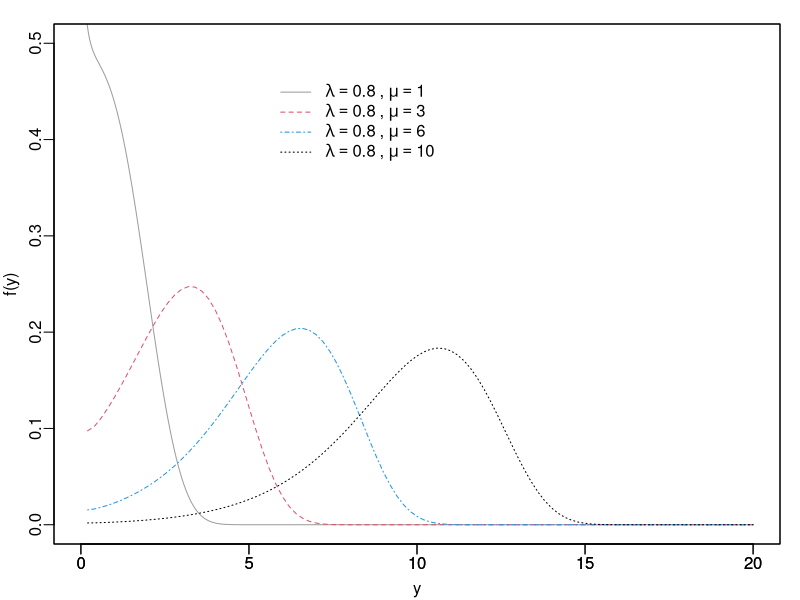
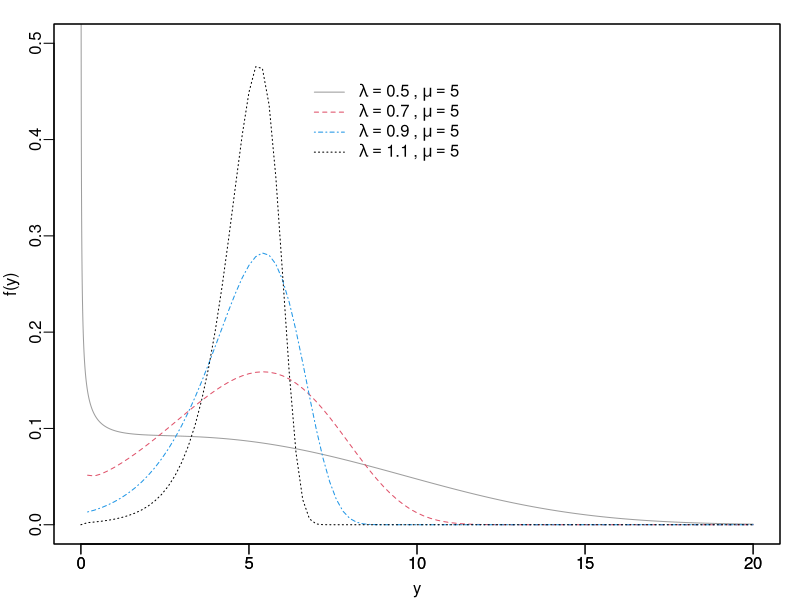

The R source for these figures, in order:

# density function
dchen=function(y, lambda, mu)
{
   log(0.5)/(1-exp(mu^lambda))*lambda*y^(lambda-1)*exp(log(0.5)/(1-exp(mu^lambda))*(1-exp(y^lambda))+y^lambda)
}
## ==============================================================

mar_b<-2.5
mar_e<-2.5
mar_c<-0.5
mar_d<-0.5
dist_text<-1.3
dist_tick<-0.5


x = seq(0,20, by = 0.001)
y = dchen(x, 0.8, 1)

name_lambda<-paste("lfixochen",".pdf",sep="")
pdf(file = nome2,width = 3.5, height = 3.8,family = "Times") 
par(mar=c(2.8, 2.7, 1.2, 1)) 
par(mgp=c(1.7, 0.45, 0))
plot(x, y, type="l", col=16, lty=1,lwd=1, xlab="y",
     ylab="f(y)", ylim = c(0,0.5))
curve(dchen(x, 0.8, 3),col=2,lty=2,lwd=1,add=T)
curve(dchen(x,0.8, 6),col=4,lty=4,lwd=1,add=T)
curve(dchen(x, 0.8, 10),col=1,lty=3,lwd=1,add=T)
legend(x=5.5, y=0.47, 
       c(expression(plain(lambda)==0.8~"," ~ plain(mu)==1),
         expression(plain(lambda)==0.8~"," ~ plain(mu)==3), 
         expression(plain(lambda)==0.8~"," ~ plain(mu)==6),
         expression(plain(lambda)==0.8~","~ plain(mu)==10)),
       lty=c(1,2,4,3),lwd=c(1,1,1,1),bty="n",col=c(16,2,4,1))
box();axis(1) 
dev.off() 


###

x = seq(0,20, by = 0.001)
y = dchen(x, 0.5, 5)

name_mu<-paste("mufixochen",".pdf",sep="")
pdf(file = nome2,width = 3.5, height = 3.8,family = "Times") 
par(mar=c(2.8, 2.7, 1.2, 1)) 
par(mgp=c(1.7, 0.45, 0))
plot(x, y, type="l", col=16, lty=1,lwd=1, xlab="y",
     ylab="f(y)", ylim = c(0,0.5))
curve(dchen(x, 0.7, 5),col=2,lty=2,lwd=1,add=T)
curve(dchen(x,0.9, 5),col=4,lty=4,lwd=1,add=T)
curve(dchen(x, 1.1, 5),col=1,lty=3,lwd=1,add=T)
legend(x=6.5, y=0.47, 
       c(expression(plain(lambda)==0.5~"," ~ plain(mu)==5),
         expression(plain(lambda)==0.7~"," ~ plain(mu)==5), 
         expression(plain(lambda)==0.9~"," ~ plain(mu)==5),
         expression(plain(lambda)==1.1~","~ plain(mu)==5)),
       lty=c(1,2,4,3),lwd=c(1,1,1,1),bty="n",col=c(16,2,4,1))
box();axis(1) 
dev.off() 

